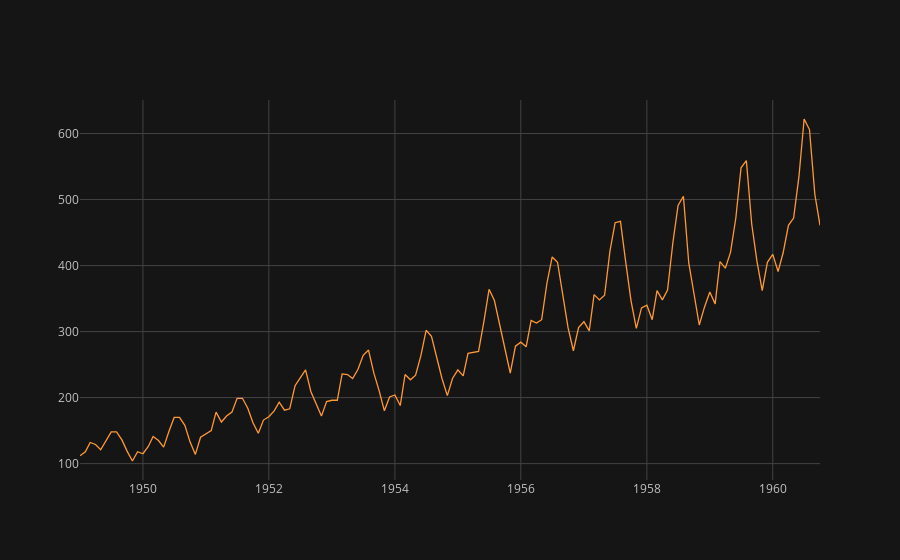

Here is the notebook cell this chart was saved with:
### Code cell
df.set_index("Month").iplot()

### Figure 1 — Plotly figure (JSON) as saved in the notebook; plotly's stock layout.template omitted (floating-point values rounded to 4 significant figures; data arrays with more than 128 entries replaced by an {"elided": "..."} marker saying what was removed)
{"data": [{"line": {"color": "rgba(255, 153, 51, 1.0)", "dash": "solid", "shape": "linear", "width": 1.3}, "mode": "lines", "name": "#Passengers", "text": "", "type": "scatter", "x": {"elided": "142 str values"}, "y": {"elided": "142 int values"}}], "layout": {"autosize": true, "legend": {"bgcolor": "#151516", "font": {"color": "#D9D9D9"}}, "paper_bgcolor": "#151516", "plot_bgcolor": "#151516", "title": {"font": {"color": "#D9D9D9"}}, "xaxis": {"autorange": true, "gridcolor": "#434343", "range": ["1949-01-01", "1960-10-01"], "showgrid": true, "showspikes": false, "tickfont": {"color": "#C2C2C2"}, "title": {"font": {"color": "#D9D9D9"}, "text": ""}, "type": "date", "zerolinecolor": "#666570"}, "yaxis": {"autorange": true, "gridcolor": "#434343", "range": [75.22, 650.8], "showgrid": true, "showspikes": false, "tickfont": {"color": "#C2C2C2"}, "title": {"font": {"color": "#D9D9D9"}, "text": ""}, "type": "linear", "zerolinecolor": "#666570"}}}
